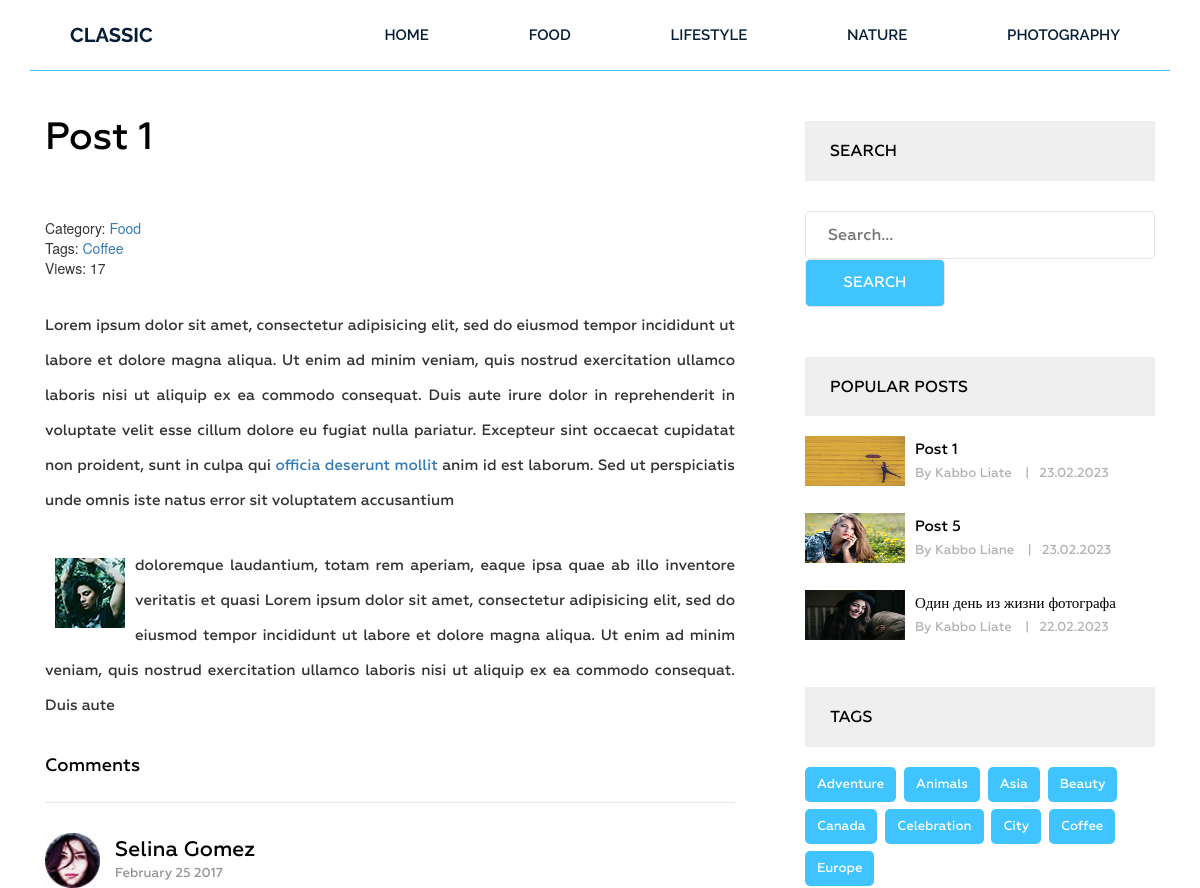
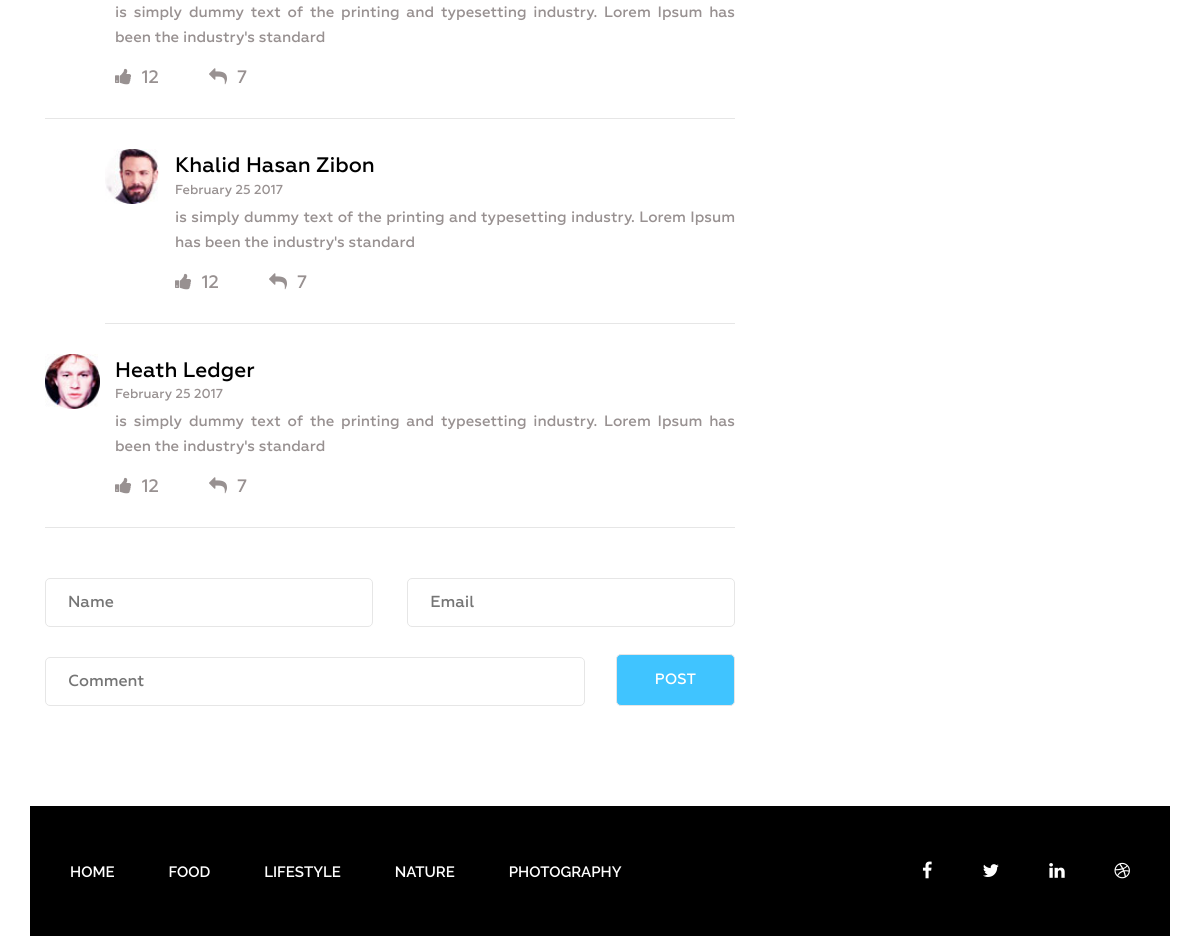
The page /post/post-1/ on the database its author committed (2 pictures, top to bottom).
### blog/models.py (models this page shows, shortened)
class Category(models.Model):
    objects = None
    title = models.CharField(max_length=255)
    slug = models.CharField(max_length=255, verbose_name='Url', unique=True)
    def __str__(self):
        return self.title
    def get_absolute_url(self):
        return reverse('category', kwargs={"slug": self.slug})
    class Meta:
        verbose_name = 'Категория (ю)'
        verbose_name_plural = 'Категории'
        ordering = ['title']

class Post(models.Model):
    objects = None
    title = models.CharField(max_length=255)
    slug = models.CharField(max_length=255, verbose_name='Url', unique=True)
    author = models.CharField(max_length=100)
    content = models.TextField(blank=True)
    created_at = models.DateTimeField(auto_now_add=True, verbose_name='Опубликовано')
    photo = models.ImageField(upload_to='photos/%Y/%m/%d/', blank=True)
    views = models.IntegerField(default=0, verbose_name='Кол-во просмотров')
    category = models.ForeignKey(Category, on_delete=models.PROTECT, related_name='posts')
    tags = models.ManyToManyField(Tag, blank=True, related_name='posts')
    def get_absolute_url(self):
        return reverse('post', kwargs={"slug": self.slug})
    class Meta:
        verbose_name = 'Статья (ю)'
        verbose_name_plural = 'Статьи'
        ordering = ['-created_at']

class Tag(models.Model):
    objects = None
    title = models.CharField(max_length=50)
    slug = models.CharField(max_length=50, verbose_name='Url', unique=True)
    def get_absolute_url(self):
        return reverse('tag', kwargs={"slug": self.slug})
    class Meta:
        verbose_name = 'Тег'
        verbose_name_plural = 'Теги'
        ordering = ['title']

### blog/views.py (the view)
# urls.py: path('post/<str:slug>/', GetPost.as_view(), name='post'),
class GetPost(DetailView):
    model = Post
    template_name = 'blog/single.html'
    context_object_name = 'post'
    def get_context_data(self, *, object_list=None, **kwargs):
        context = super().get_context_data(**kwargs)
        self.object.views = F('views') + 1
        self.object.save()
        self.object.refresh_from_db()
        return context

### blog/templatetags/menu.py (called while the page is built)
@register.inclusion_tag('blog/menu_tpl.html')
def show_menu(menu_class='menu'):
    categories = Category.objects.all()
    return {"categories": categories, "menu_class": menu_class}

### blog/templatetags/sidebar.py (called while the page is built)
@register.inclusion_tag('blog/popular_posts_tpl.html')
def get_popular(cnt=3):
    posts = Post.objects.order_by('-views')[:cnt]
    return {"posts": posts}

@register.inclusion_tag('blog/tags_tpl.html')
def get_tags():
    tags = Tag.objects.all()
    return {"tags": tags}

### blog/templates/blog/single.html (shortened to what this page needs)
{% extends 'base.html' %}
{% load static %}
{% load sidebar %}
{% block content %}
<section class="single-blog-area">
    <div class="container">
        <div class="row">
            <div class="col-md-12">
                <div class="border-top">
                    <div class="col-md-8">
                        <div class="blog-area">
                            <div class="blog-area-part">
                                <h2>{{ post.title }}</h2>
                                <div class="single-content">
                                    <div>
                                        <span>Category: <a href="{{ post.category.get_absolute_url }}">{{ post.category }}</a></span>
                                        <br>
                                        {% if post.tags.exists %}
                                        <span>
                                            Tags:
                                            {% for tag in post.tags.all %}
                                            <a href="{{ tag.get_absolute_url }}">{{ tag.title }}</a>
                                            {% endfor %}
                                        </span>
                                        <br>
                                        {% endif %}
                                        <span>Views: {{ post.views }}</span>
                                    </div>
                                    {{ post.content|safe }}
                                </div>
                            </div>
                            <div class="commententries">
                                <h3>Comments</h3>
                                <ul class="commentlist">
                                    <li>
                                        <article class="comment">
                                            <header class="comment-author">
                                                <img src="img/author-1.jpg" alt="">
                                            </header>
                                            <section class="comment-details">
                                                <div class="author-name">
                                                    <h5><a href="#">Selina Gomez</a></h5>
                                                    <p>February 25 2017</p>
                                                </div>
                                                <div class="comment-body">
                                                    <p>is simply dummy text of the printing and typesetting industry.
                                                        Lorem Ipsum has been the industry's standard </p>
                                                </div>
                                                <div class="reply">
                                                    <p><span><a href="#"><i class="fa fa-thumbs-up"
                                                                            aria-hidden="true"></i></a>12</span><span><a
                                                            href="#"><i class="fa fa-reply" aria-hidden="true"></i></a>7</span>
                                                    </p>
                                                </div>
                                            </section>
                                        </article>
                                        <ul class="children">
                                            <li>
                                                <article class="comment">
                                                    <header class="comment-author">
                                                        <img src="img/author-2.jpg" alt="">
                                                    </header>
                                                    <section class="comment-details">
                                                        <div class="author-name">
                                                            <h5><a href="#">Khalid Hasan Zibon</a></h5>
                                                            <p>February 25 2017</p>
                                                        </div>
                                                        <div class="comment-body">
                                                            <p>is simply dummy text of the printing and typesetting
                                                                industry. Lorem Ipsum has been the industry's
                                                                standard </p>
                                                        </div>
                                                        <div class="reply">
                                                            <p><span><a href="#"><i class="fa fa-thumbs-up"
                                                                                    aria-hidden="true"></i></a>12</span><span><a
                                                                    href="#"><i class="fa fa-reply"
                                                                                aria-hidden="true"></i></a>7</span></p>
                                                        </div>
                                                    </section>
                                                </article>
                                            </li>
                                        </ul>
                                    </li>
                                    <li>
                                        <article class="comment">
                                            <header class="comment-author">
                                                <img src="img/author-3.jpg" alt="">
                                            </header>
                                            <section class="comment-details">
                                                <div class="author-name">
                                                    <h5><a href="#">Heath Ledger</a></h5>
                                                    <p>February 25 2017</p>
                                                </div>
                                                <div class="comment-body">
                                                    <p>is simply dummy text of the printing and typesetting industry.
                                                        Lorem Ipsum has been the industry's standard </p>
                                                </div>
                                                <div class="reply">
                                                    <p><span><a href="#"><i class="fa fa-thumbs-up"
                                                                            aria-hidden="true"></i></a>12</span><span><a
                                                            href="#"><i class="fa fa-reply" aria-hidden="true"></i></a>7</span>
                                                    </p>
                                                </div>
                                            </section>
                                        </article>
                                    </li>
                                </ul>
                            </div>
                            <form action="#" method="get">
                                <div class="name">
                                    <input type="text" name="" id="" placeholder="Name" class="name">
                                </div>
                                <div class="email">
                                    <input type="email" name="" id="" placeholder="Email" class="email">
                                </div>
                                <div class="comment">
                                    <input type="text" name="" id="" placeholder="Comment" class="comment">
                                </div>
                                <div class="post">
                                    <input type="submit" value="Post">
                                </div>
                            </form>
                        </div>
                    </div>
                    <div class="col-md-4">
                        <div class="newsletter">
                            <h2 class="sidebar-title">Search</h2>
                            <form action="{% url 'search' %}" method="get">
                                <input type="text" name="s" placeholder="Search...">
                                <input type="submit" value="Search">
                            </form>
                        </div>
                        {% get_popular 3 %}
                        {% get_tags %}
                    </div>
                </div>
            </div>
        </div>
    </div>
</section>
{% endblock %}

### templates/base.html (shortened to what this page needs)
{% load static %}
{% load cache %}
<!DOCTYPE html>
<html lang="en">
<head>
    <link rel="stylesheet" href="{% static 'css/bootstrap.css' %}">
    <link rel="stylesheet" href="{% static 'css/font-awesome.min.css' %}">
    <link rel="stylesheet" href="{% static 'css/owl.carousel.min.css' %}">
    <link rel="stylesheet" href="{% static 'css/owl.theme.default.min.css' %}">
    <link rel="stylesheet" href="{% static 'style.css' %}">
    <link rel="stylesheet" href="{% static 'responsive.css' %}">
</head>
<body>
    <div class="wrapper">
        {% cache 20 header %}
        {% include 'inc/_header.html' %}
        {% endcache %}
        {% block content %} {% endblock %}
        {% cache 20 footer %}
        {% include 'inc/_footer.html' %}
        {% endcache %}
    </div>
</body>
</html>

### templates/inc/_header.html
{% load menu %}
<header class="header">
    <div class="container">
        <div class="row">
            <div class="col-md-2">
                <div class="logo">
                    <h2><a href="{% url 'home' %}">Classic</a></h2>
                </div>
            </div>
            <div class="col-md-10">
                {% show_menu %}
            </div>
        </div>
    </div>
</header>

### blog/templates/blog/menu_tpl.html
<div class="{{ menu_class }}">
    <ul>
        <li><a href="{% url 'home' %}">Home</a></li>
        {% for item in categories %}
        <li><a href="{{ item.get_absolute_url }}">{{ item.title }}</a></li>
        {% endfor %}
    </ul>
</div>

### blog/templates/blog/popular_posts_tpl.html
<h2 class="sidebar-title">Popular posts</h2>
<div class="grid">
    {% for post in posts %}
    <div class="portfolio-item popular">
        {% if post.photo %}
        <img src="{{ post.photo.url }}" alt="{{ post.title }}" style="height: 50px;">
        {% else %}
        <img src="https://picsum.photos/id/1060/300/201/?blur=2" alt="{{ post.title }}">
        {% endif %}
        <div class="portfolio-text">
            <h5><a href="{{ post.get_absolute_url }}">{{ post.title }}</a></h5>
            <p>By {{ post.author }} <span>|</span>{{ post.created_at|date:"d.m.Y" }}</p>
        </div>
    </div>
    {% endfor %}
</div>

### blog/templates/blog/tags_tpl.html
<div class="tags">
    <h2 class="sidebar-title">Tags</h2>
    {% for tag in tags %}
    <p><a href="{{ tag.get_absolute_url }}">{{ tag.title }}</a></p>
    {% endfor %}
</div>

### templates/inc/_footer.html
{% load menu %}
<footer class="footer">
    <div class="container">
        <div class="row">
            <div class="col-md-12">
                <div class="footer-bg">
                    <div class="row">
                        <div class="col-md-9">
                            {% show_menu 'footer-menu' %}
                        </div>
                        <div class="col-md-3">
                            <div class="footer-icon">
                                <p><a href="#"><i class="fa fa-facebook" aria-hidden="true"></i></a><a href="#"><i class="fa fa-twitter" aria-hidden="true"></i></a><a href="#"><i class="fa fa-linkedin" aria-hidden="true"></i></a><a href="#"><i class="fa fa-dribbble" aria-hidden="true"></i></a></p>
                            </div>
                        </div>
                    </div>
                </div>
            </div>
        </div>
    </div>
</footer>

### rows shown on the page
Category: title "FOOD"
Category: title "LIFESTYLE"
Category: title "NATURE"
Category: title "PHOTOGRAPHY"
Post: title "Post 1", category "Food", views "17", content "Lorem ipsum dolor sit amet, consectetur adipisicing elit, sed do eiusmod tempor incididunt ut labore et dolore magna aliqua. Ut enim ad minim veniam, quis nostrud exercitation ullamco laboris nisi ut aliquip ex ea commodo consequat. Duis aute irure dolor in reprehenderit in voluptate velit esse cillum dolore eu fugiat nulla pariatur. Excepteur sint occaecat cupidatat non proident, sunt in culpa qui officia deserunt mollit anim id est laborum. Sed ut perspiciatis unde omnis iste natus error sit voluptatem accusantium doloremque laudantium, totam rem aperiam, eaque ipsa quae ab illo inventore veritatis et quasi Lorem ipsum dolor sit amet, consectetur adipisicing elit, sed do eiusmod tempor…", content (picture), photo (picture), author "Kabbo Liate", created_at "23.02.2023"
Tag: title "Coffee"
Post: photo (picture), title "Post 5", author "Kabbo Liane", created_at "23.02.2023"
Post: photo (picture), title "Один день из жизни фотографа", author "Kabbo Liate", created_at "22.02.2023"
Tag: title "Adventure"
Tag: title "Animals"
Tag: title "Asia"
Tag: title "Beauty"
Tag: title "Canada"
Tag: title "Celebration"
Tag: title "City"
Tag: title "Europe"
